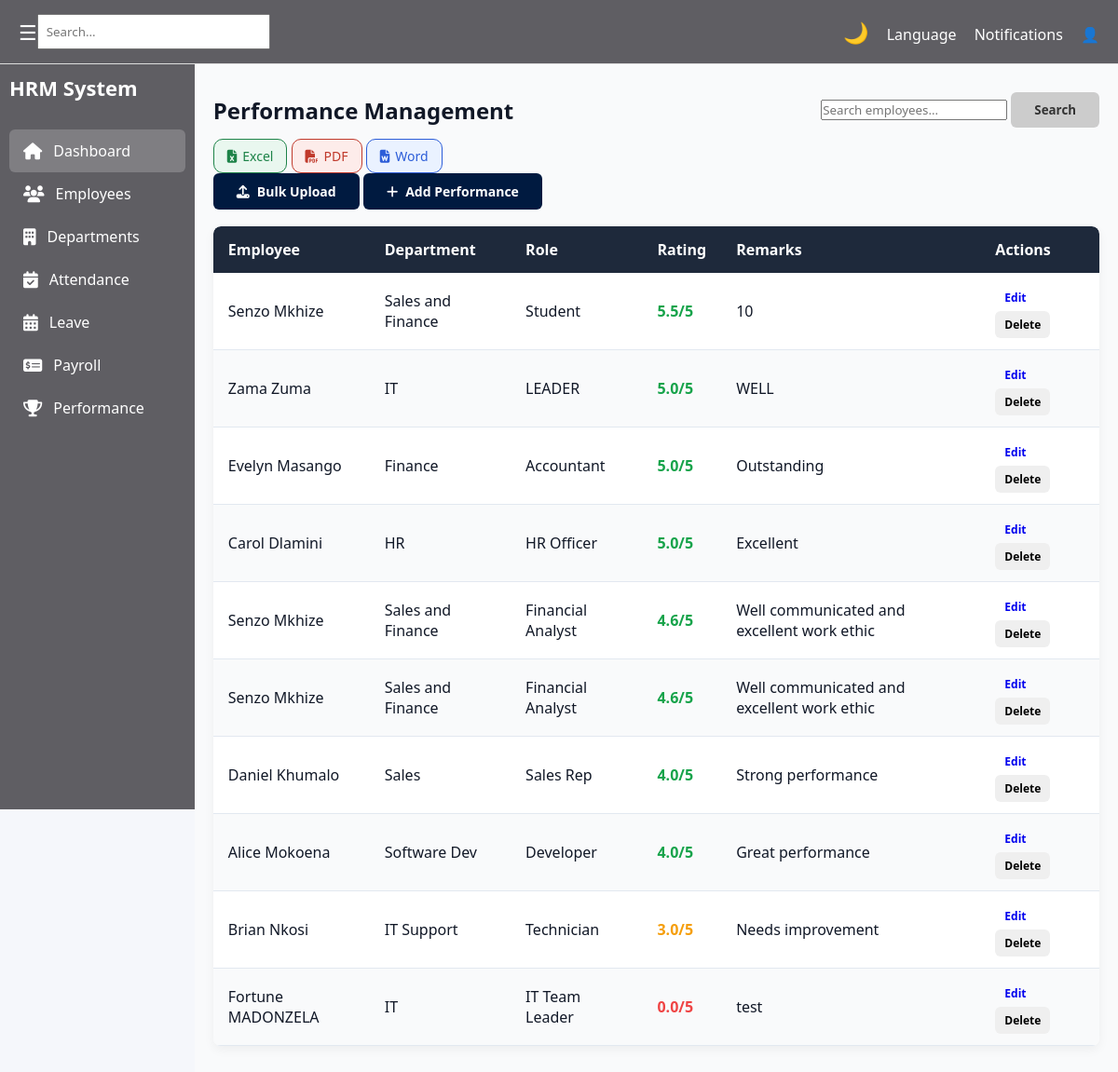
/hr/performance/, run on the app's committed database.
### hr/models.py (models this page shows, shortened)
class Performance(models.Model):
    employee = models.ForeignKey(Employee, on_delete=models.CASCADE)
    department = models.ForeignKey(Department, on_delete=models.CASCADE)
    role = models.CharField(max_length=100)
    rating = models.DecimalField(max_digits=2, decimal_places=1)
    remarks = models.TextField()
    created_at = models.DateTimeField(auto_now_add=True)

class Employee(models.Model):
    user = models.OneToOneField(User, on_delete=models.CASCADE)
    department = models.ForeignKey(Department, on_delete=models.CASCADE)
    first_name = models.CharField(max_length=50)
    last_name = models.CharField(max_length=50)
    email = models.EmailField(unique=True)
    role = models.ForeignKey(Role, on_delete=models.CASCADE)
    date_joined = models.DateField(auto_now_add=True)
    profile_picture = models.ImageField(upload_to='employee_profiles/', blank=True, null=True) #media/employee_profiles/
    contract_copy = models.FileField(upload_to='employee_contracts/', blank=True, null=True) #media/employee_contracts/

class Department(models.Model):
    name = models.CharField(max_length=100)
    description = models.TextField(blank=True)

### hr/views.py (the view)
# urls.py: path('performance/', views.performance_list, name='performance'),
def performance_list(request):
    search_query = request.GET.get('search', '')
    performance_qs = Performance.objects.select_related(
        'employee',
        'department'
    ).order_by('-rating', '-id')
    if search_query:
        performance_qs = performance_qs.filter(
            Q(employee__first_name__icontains=search_query) |
            Q(employee__last_name__icontains=search_query)
        )
    paginator = Paginator(performance_qs, 10)
    page_number = request.GET.get('page')
    performances = paginator.get_page(page_number)
    return render(request, 'hr/pages/performance.html', {
        'performances': performances,
        'search_query': search_query
    })

### hr/templates/hr/pages/performance.html (shortened to what this page needs)
{% extends 'hr/base/base.html' %}
{% load static %}
{% block content %}
<section class="content">
    <div class="page-header">
        <h2>Performance Management</h2>
        <form method="GET" class="search-form mb-3 d-flex justify-content-end gap-2">
            <input type="text" name="search" placeholder="Search employees..." value="{{ search_query }}"
                class="form-control" style="max-width:200px;" />
            <button type="submit" class="btn btn-secondary">Search</button>
        </form>
        <div class="d-flex justify-content-between align-items-center mb-3">
            <div class="d-flex gap-2">
                <a href="{% url 'export_performance' 'excel' %}" class="export-btn excel-btn">
                    <i class="fas fa-file-excel"></i> Excel
                </a>
                <a href="{% url 'export_performance' 'pdf' %}" class="export-btn pdf-btn">
                    <i class="fas fa-file-pdf"></i> PDF
                </a>
                <a href="{% url 'export_performance' 'word' %}" class="export-btn word-btn">
                    <i class="fas fa-file-word"></i> Word
                </a>
            </div>
            <div class="d-flex gap-2">
                <a href="{% url 'bulk_upload_performance' %}" class="btn btn-success">
                    <i class="fas fa-upload"></i> Bulk Upload
                </a>
                <a href="{% url 'add_performance' %}" class="btn btn-primary">
                    <i class="fas fa-plus"></i> Add Performance
                </a>
            </div>
        </div>
    </div>
    <table class="performance-table">
        <thead>
            <tr>
                <th>Employee</th>
                <th>Department</th>
                <th>Role</th>
                <th>Rating</th>
                <th>Remarks</th>
                <th>Actions</th>
            </tr>
        </thead>
        <tbody>
            {% for performance in performances %}
            <tr>
                <td>{{ performance.employee.first_name }} {{ performance.employee.last_name }}</td>
                <td>{{ performance.department.name }}</td>
                <td>{{ performance.role }}</td>
                <td class="rating {% if performance.rating < 3 %}low{% elif performance.rating < 4 %}medium{% endif %}">
                    {{ performance.rating }}/5
                </td>
                <td class="remarks">{{ performance.remarks }}</td>
                <td>
                    <a href="{% url 'edit_performance' performance.id %}" class="btn btn-warning btn-sm">Edit</a>
                    <form action="{% url 'delete_performance' performance.id %}" method="POST" style="display:inline;">
                        <button type="submit" class="btn btn-danger btn-sm" onclick="return confirm('Are you sure?');">
                            Delete
                        </button>
                    </form>
                </td>
            </tr>
            {% empty %}
            <tr>
                <td colspan="6">No performance records found.</td>
            </tr>
            {% endfor %}
        </tbody>
    </table>
</section>
{% endblock %}

### hr/static/hr/css/global.css (style rules this page uses)
* { margin: 0; padding: 0; box-sizing: border-box; font-family: "Segoe UI", sans-serif; }
body { background: white; transition: background 0.3s, color 0.3s; }
.content { padding: 25px; color: #000; }
.page-header { display: flex; align-items: center; justify-content: space-between; gap: 12px; margin-bottom: 18px; flex-wrap: wrap; }
.btn-primary { padding: 12px 20px; background-color: #001a40; color: #fff; border: none; border-radius: 6px; font-weight: 600; text-decoration: none; display: inline-flex; align-items: center; gap: 8px; transition: all 0.3s ease; cursor: pointer; font-size: 14px; }
.btn-success { padding: 12px 20px; background-color: #001a40; color: #fff; border: none; border-radius: 6px; font-weight: 600; text-decoration: none; display: inline-flex; align-items: center; gap: 8px; transition: all 0.3s ease; cursor: pointer; font-size: 14px; text-transform: none; }
.btn { padding: 6px 10px; border: none; border-radius: 6px; cursor: pointer; }
body { margin: 0; font-family: "Segoe UI", sans-serif; height: 100vh; }
.btn-sm { padding: 5px 12px; font-size: 14px; border-radius: 5px; font-weight: 600; text-decoration: none; transition: all 0.3s ease; display: inline-block; }

### hr/static/hr/css/attendance.css (style rules this page uses)
.btn-primary { background-color:#001a40; color:white; border:none; cursor:pointer; font-weight:600; }
.btn-secondary { background-color:#6c757d; color:white; text-decoration:none; display:inline-block; }
.btn { padding: 10px 25px; border-radius: 6px; font-weight: 600; text-decoration: none; cursor: pointer; transition: 0.3s; }
.btn-primary { background-color: #001a40; color: #fff; border: none; }
.btn-secondary { background-color: #ccc; color: #333; border: none; }

### hr/static/hr/css/employees.css (style rules this page uses)
.page-header { display: flex; align-items: center; justify-content: space-between; gap: 12px; margin-bottom: 18px; flex-wrap: wrap; }

### hr/static/hr/css/performance.css (style rules this page uses)
.content { padding: 20px; }
.content { padding: 30px 20px; font-family: 'Segoe UI', Tahoma, Geneva, Verdana, sans-serif; color: #111827; background: #f9fafb; }
.performance-table { width: 100%; border-collapse: separate; border-spacing: 0; background-color: white; border-radius: 8px; overflow: hidden; box-shadow: 0 4px 12px rgba(0,0,0,0.05); }
.performance-table th { background-color: #1e293b; color: white; font-weight: 600; padding: 14px 16px; text-align: left; position: sticky; top: 0; z-index: 1; }
.performance-table td { padding: 12px 16px; border-bottom: 1px solid #e2e8f0; }
.performance-table tbody tr:nth-child(even) { background-color: #f9fafb; }
.performance-table thead tr th:first-child { border-top-left-radius: 8px; }
.performance-table thead tr th:last-child { border-top-right-radius: 8px; }
.performance-table td.rating { font-weight: 600; color: #16a34a; }
.performance-table td.rating.low { color: #ef4444; }
.performance-table td.rating.medium { color: #f59e0b; }
.performance-table td.remarks { white-space: pre-line; }
.performance-table td .btn { margin-right: 5px; font-size: 12px; padding: 6px 10px; }
.page-header .btn { width:auto; }
.export-btn { display:inline-flex; align-items:center; gap:6px; padding:8px 14px; border-radius:10px; font-size:14px; font-weight:500; text-decoration:none; transition:all 0.25s ease; }
.excel-btn { background:#e9f7ef; color:#1d8348; border:1px solid #1d8348; }
.pdf-btn { background:#fdecea; color:#c0392b; border:1px solid #c0392b; }
.word-btn { background:#eaf2ff; color:#2c5dd8; border:1px solid #2c5dd8; }

### hr/static/hr/css/apply_leave.css (style rules this page uses)
body { background-color: #f5f7fb; font-family: Arial, Helvetica, sans-serif; }

### data on the page
Performance: employee.first_name "Senzo", employee.last_name "Mkhize", department.name "Sales and Finance", role "Student", rating "5.5", remarks "10"
Performance: employee.first_name "Zama", employee.last_name "Zuma", department.name "IT", role "LEADER", rating "5.0", remarks "WELL"
Performance: employee.first_name "Evelyn", employee.last_name "Masango", department.name "Finance", role "Accountant", rating "5.0", remarks "Outstanding"
Performance: employee.first_name "Carol", employee.last_name "Dlamini", department.name "HR", role "HR Officer", rating "5.0", remarks "Excellent"
Performance: employee.first_name "Senzo", employee.last_name "Mkhize", department.name "Sales and Finance", role "Financial Analyst", rating "4.6", remarks "Well communicated and excellent work ethic"
Performance: employee.first_name "Senzo", employee.last_name "Mkhize", department.name "Sales and Finance", role "Financial Analyst", rating "4.6", remarks "Well communicated and excellent work ethic"
Performance: employee.first_name "Daniel", employee.last_name "Khumalo", department.name "Sales", role "Sales Rep", rating "4.0", remarks "Strong performance"
Performance: employee.first_name "Alice", employee.last_name "Mokoena", department.name "Software Dev", role "Developer", rating "4.0", remarks "Great performance"
Performance: employee.first_name "Brian", employee.last_name "Nkosi", department.name "IT Support", role "Technician", rating "3.0", remarks "Needs improvement"
Performance: employee.first_name "Fortune", employee.last_name "MADONZELA", department.name "IT", role "IT Team Leader", rating "0.0", remarks "test"
